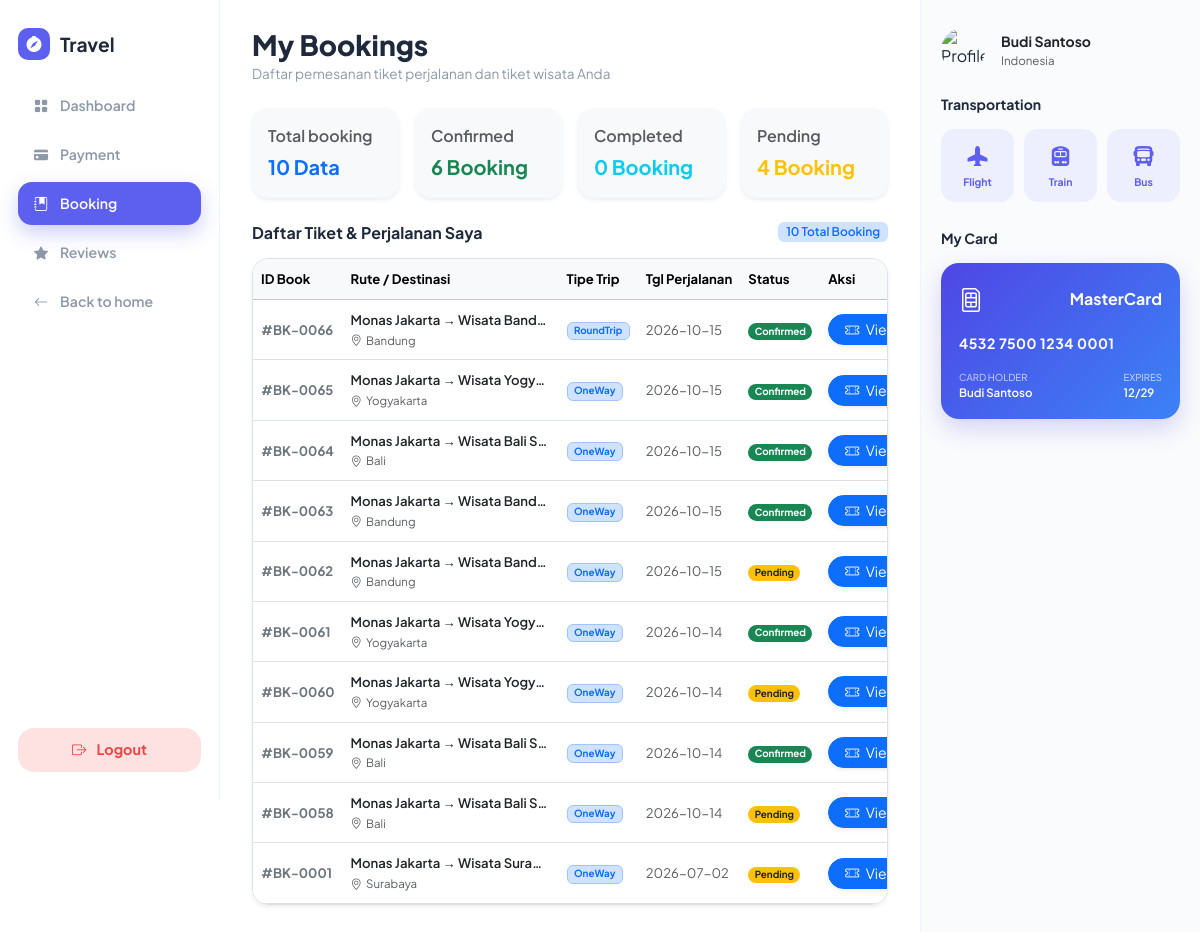
The app's page /bookingMenu.php with its own data.
### tables this page shows
CREATE TABLE IF NOT EXISTS `bookings` (
  `booking_id` int NOT NULL,
  `user_id` int DEFAULT NULL,
  `booking_date` varchar(50) DEFAULT NULL,
  `trip_type` varchar(50) DEFAULT NULL,
  `status` varchar(50) DEFAULT NULL,
  `transport_type` varchar(30) DEFAULT NULL,
  `travel_class` varchar(30) NOT NULL DEFAULT 'Economy',
  PRIMARY KEY (`booking_id`),
  KEY `user_id` (`user_id`),
  CONSTRAINT `bookings_ibfk_1` FOREIGN KEY (`user_id`) REFERENCES `users` (`user_id`)
);

CREATE TABLE IF NOT EXISTS `places` (
  `place_id` int NOT NULL,
  `name` varchar(255) DEFAULT NULL,
  `location` varchar(255) DEFAULT NULL,
  `category` varchar(100) DEFAULT NULL,
  `description` text,
  `price` varchar(50) DEFAULT NULL,
  `image_url` varchar(255) DEFAULT NULL,
  `latitude` decimal(10,8) DEFAULT NULL,
  `longitude` decimal(11,8) DEFAULT NULL,
  PRIMARY KEY (`place_id`)
);

CREATE TABLE IF NOT EXISTS `tripdetailspergi` (
  `trippergi_id` int NOT NULL,
  `booking_id` int DEFAULT NULL,
  `origin_id` int DEFAULT NULL,
  `destination_id` int DEFAULT NULL,
  `travel_date` varchar(50) DEFAULT NULL,
  `departure_date` varchar(50) DEFAULT NULL,
  PRIMARY KEY (`trippergi_id`),
  KEY `booking_id` (`booking_id`),
  KEY `origin_id` (`origin_id`),
  KEY `destination_id` (`destination_id`),
  CONSTRAINT `tripdetailspergi_ibfk_1` FOREIGN KEY (`booking_id`) REFERENCES `bookings` (`booking_id`),
  CONSTRAINT `tripdetailspergi_ibfk_2` FOREIGN KEY (`origin_id`) REFERENCES `places` (`place_id`),
  CONSTRAINT `tripdetailspergi_ibfk_3` FOREIGN KEY (`destination_id`) REFERENCES `places` (`place_id`)
);

CREATE TABLE IF NOT EXISTS `users` (
  `user_id` int NOT NULL,
  `name` varchar(255) DEFAULT NULL,
  `email` varchar(255) DEFAULT NULL,
  `password` varchar(255) DEFAULT NULL,
  `phone` varchar(50) DEFAULT NULL,
  `address` varchar(255) DEFAULT NULL,
  PRIMARY KEY (`user_id`)
);

CREATE TABLE IF NOT EXISTS `cards` (
  `card_id` int NOT NULL,
  `payment_id` int DEFAULT NULL,
  `card_type` varchar(50) DEFAULT NULL,
  `card_number` varchar(100) DEFAULT NULL,
  `card_holder_name` varchar(255) DEFAULT NULL,
  `expired_date` varchar(50) DEFAULT NULL,
  PRIMARY KEY (`card_id`),
  KEY `payment_id` (`payment_id`),
  CONSTRAINT `cards_ibfk_1` FOREIGN KEY (`payment_id`) REFERENCES `payments` (`payment_id`)
);

### bookingMenu.php (the view, shortened to what this page needs)
<?php
require_once 'koneksi.php';
$user_id = (int)($_SESSION['user_id'] ?? 1);
$query_user = "SELECT * FROM users WHERE user_id = $user_id LIMIT 1";
$res_user = $conn->query($query_user);
$user = $res_user ? $res_user->fetch_assoc() : ['name' => 'Budi Santoso', 'email' => 'budi@example.com'];
$limit = 10;
$page = isset($_GET['page']) ? (int)$_GET['page'] : 1;
$offset = ($page - 1) * $limit;
$query_total = "SELECT COUNT(*) AS total FROM bookings WHERE user_id = $user_id";
$res_total = $conn->query($query_total);
$total_rows = $res_total ? (int)$res_total->fetch_assoc()['total'] : 0;
$query_bookings = "
    SELECT
        b.booking_id, b.booking_date, b.trip_type,
        b.transport_type,
        b.travel_class,
        b.status AS booking_status,
        u.name AS booker_name, u.email AS booker_email, u.phone AS booker_phone, u.address AS booker_address,
        tp.trippergi_id, tp.travel_date AS pergi_travel_date, tp.departure_date AS pergi_dep_date,
        p_orig.name AS pergi_origin_name, p_orig.location AS pergi_origin_loc,
        p_dest.place_id AS dest_place_id, p_dest.name AS pergi_dest_name, p_dest.location AS pergi_dest_loc, p_dest.category AS dest_category, p_dest.description AS dest_desc, p_dest.price AS dest_price,
        tpu.trippulang_id, tpu.travel_date AS pulang_travel_date, tpu.departure_date AS pulang_dep_date, pu_orig.name AS pulang_origin_name, pu_dest.name AS pulang_dest_name,
        t.transaction_id, t.total_amount, t.payment_status,
        pm.payment_id, pm.payment_type, pm.payment_date, pm.status AS pay_status,
        c.card_type, c.card_number, c.card_holder_name, c.expired_date, cs.amount_received
    FROM bookings b
    JOIN users u ON b.user_id = u.user_id
    LEFT JOIN tripdetailspergi tp ON b.booking_id = tp.booking_id
    LEFT JOIN places p_orig ON tp.origin_id = p_orig.place_id
    LEFT JOIN places p_dest ON tp.destination_id = p_dest.place_id
    LEFT JOIN tripdetailspulang tpu ON b.booking_id = tpu.booking_id
    LEFT JOIN places pu_orig ON tpu.origin_id = pu_orig.place_id
    LEFT JOIN places pu_dest ON tpu.destination_id = pu_dest.place_id
    LEFT JOIN transactions t ON b.booking_id = t.booking_id
    LEFT JOIN payments pm ON t.transaction_id = pm.transaction_id
    LEFT JOIN cards c ON pm.payment_id = c.payment_id
    LEFT JOIN cashes cs ON pm.payment_id = cs.payment_id
    WHERE b.user_id = $user_id
    ORDER BY b.booking_id DESC
    LIMIT $limit OFFSET $offset
";
$res_bookings = $conn->query($query_bookings);
$query_stats = "SELECT
                    COUNT(*) AS total_booking,
                    COUNT(CASE WHEN status = 'Confirmed' THEN 1 END) AS total_confirmed,
                    COUNT(CASE WHEN status = 'Completed' THEN 1 END) AS total_completed,
                    COUNT(CASE WHEN status = 'Pending' THEN 1 END) AS total_pending
                FROM bookings WHERE user_id = $user_id";
$res_stats = $conn->query($query_stats);
$stats = $res_stats ? $res_stats->fetch_assoc() : [];
$query_card = "SELECT c.* FROM cards c JOIN payments pm ON c.payment_id = pm.payment_id JOIN transactions t ON pm.transaction_id = t.transaction_id JOIN bookings b ON t.booking_id = b.booking_id WHERE b.user_id = $user_id ORDER BY c.card_id ASC LIMIT 1";
$res_card = $conn->query($query_card);
$user_card = $res_card ? $res_card->fetch_assoc() : null;
$raw_card_number = $user_card['card_number'] ?? '4532750012340001';
$formatted_card_number = implode(' ', str_split($raw_card_number, 4));
?>
<!DOCTYPE html>
<html lang="id">
<head>
    <link href="https://cdn.jsdelivr.net/npm/bootstrap@5.3.3/dist/css/bootstrap.min.css" rel="stylesheet">
    <link href="https://cdn.jsdelivr.net/npm/bootstrap-icons@1.11.3/font/bootstrap-icons.min.css" rel="stylesheet">
    <link rel="stylesheet" href="css/index2-style.css">
</head>
<body>
<div class="dashboard-container">
    <aside class="sidebar-wrapper">
        <div class="brand-logo mb-0 mb-lg-4">
            <div class="brand-icon-box"><i class="bi bi-compass-fill"></i></div>
            <span class="fw-bold">Travel</span>
        </div>
        <nav class="nav-menu">
            <a href="index2.php" class="nav-link-custom">
                <i class="bi bi-grid-fill"></i> <span>Dashboard</span>
            </a>
            <a href="paymentMenu.php" class="nav-link-custom">
                <i class="bi bi-credit-card-fill"></i> <span>Payment</span>
            </a>
            <a href="bookingMenu.php" class="nav-link-custom active">
                <i class="bi bi-journal-bookmark-fill"></i> <span>Booking</span>
            </a>
            <a href="reviewsMenu.php" class="nav-link-custom">
                <i class="bi bi-star-fill"></i> <span>Reviews</span>
            </a>
            <a href="index.php" class="nav-link-custom">
                <i class="bi bi-arrow-left"></i> <span>Back to home</span>
            </a>
        </nav>
        <a href="logout.php" class="btn-logout mt-0 mt-lg-auto">
            <i class="bi bi-box-arrow-right"></i> <span>Logout</span>
        </a>
    </aside>
    <main class="main-wrapper">
        <header class="top-header">
            <div>
                <h1 class="welcome-title">My Bookings</h1>
                <p class="welcome-sub mb-0">Daftar pemesanan tiket perjalanan dan tiket wisata Anda</p>
            </div>
        </header>
        <div class="row g-3 mb-4">
            <div class="col-12 col-sm-3">
                <div class="p-3 bg-light rounded-4 shadow-sm border-0">
                    <div class="text-muted extra-small fw-semibold mb-1">Total booking</div>
                    <div class="fw-bold fs-5 text-primary"><?= $stats['total_booking'] ?? 0; ?> Data</div>
                </div>
            </div>
            <div class="col-12 col-sm-3">
                <div class="p-3 bg-light rounded-4 shadow-sm border-0">
                    <div class="text-muted extra-small fw-semibold mb-1">Confirmed</div>
                    <div class="fw-bold fs-5 text-success"><?= $stats['total_confirmed'] ?? 0; ?> Booking</div>
                </div>
            </div>
            <div class="col-12 col-sm-3">
                <div class="p-3 bg-light rounded-4 shadow-sm border-0">
                    <div class="text-muted extra-small fw-semibold mb-1">Completed</div>
                    <div class="fw-bold fs-5 text-info"><?= $stats['total_completed'] ?? 0; ?> Booking</div>
                </div>
            </div>
            <div class="col-12 col-sm-3">
                <div class="p-3 bg-light rounded-4 shadow-sm border-0">
                    <div class="text-muted extra-small fw-semibold mb-1">Pending</div>
                    <div class="fw-bold fs-5 text-warning"><?= $stats['total_pending'] ?? 0; ?> Booking</div>
                </div>
            </div>
        </div>
        <section>
            <div class="d-flex justify-content-between align-items-center mb-3">
                <h6 class="fw-bold mb-0">Daftar Tiket & Perjalanan Saya</h6>
                <span class="badge bg-primary-subtle text-primary fw-semibold"><?= $total_rows; ?> Total Booking</span>
            </div>
            <div class="table-responsive rounded-4 shadow-sm bg-white border">
                <table class="table table-hover table-custom align-middle mb-0">
                    <thead class="table-light">
                        <tr>
                            <th>ID Book</th>
                            <th>Rute / Destinasi</th>
                            <th>Tipe Trip</th>
                            <th>Tgl Perjalanan</th>
                            <th>Status</th>
                            <th>Aksi</th>
                        </tr>
                    </thead>
                    <tbody>
                        <?php if ($res_bookings && $res_bookings->num_rows > 0): ?>
                            <?php while ($b = $res_bookings->fetch_assoc()): ?>
                                <tr>
                                    <td class="fw-bold text-secondary">#BK-<?= str_pad($b['booking_id'], 4, '0', STR_PAD_LEFT); ?></td>
                                    <td class="fw-semibold text-dark">
                                        <div class="text-truncate" style="max-width: 200px;"><?= htmlspecialchars($b['pergi_origin_name'] ?? 'Origin'); ?> &rarr; <?= htmlspecialchars($b['pergi_dest_name'] ?? 'Destination'); ?></div>
                                        <small class="text-muted fw-normal"><i class="bi bi-geo-alt me-1"></i><?= htmlspecialchars($b['pergi_dest_loc'] ?? 'Indonesia'); ?></small>
                                    </td>
                                    <td>
                                        <span class="badge bg-primary-subtle text-primary border border-primary-subtle">
                                            <?= htmlspecialchars($b['trip_type']); ?>
                                        </span>
                                    </td>
                                    <td class="text-muted">
                                        <?= htmlspecialchars($b['pergi_travel_date'] ?? $b['booking_date']); ?>
                                    </td>
                                    <td>
                                        <?php
                                        $status = $b['booking_status'];
                                        $badge_class = 'bg-warning text-dark';
                                        if ($status === 'Completed' || $status === 'Confirmed') $badge_class = 'bg-success text-white';
                                        ?>
                                        <span class="badge rounded-pill <?= $badge_class; ?>"><?= htmlspecialchars($status); ?></span>
                                    </td>
                                    <td>
                                        <button class="btn btn-sm btn-primary rounded-pill px-3 shadow-sm" data-bs-toggle="modal" data-bs-target="#ticketModal<?= $b['booking_id']; ?>">
                                            <i class="bi bi-ticket-perforated me-1"></i> View Ticket
                                        </button>
                                    </td>
                                </tr>
                            <?php endwhile; ?>
                        <?php else: ?>
                            <tr>
                                <td colspan="6" class="text-center py-4 text-muted">Belum ada riwayat booking untuk akun Anda.</td>
                            </tr>
                        <?php endif; ?>
                    </tbody>
                </table>
            </div>
        </section>
    </main>
    <aside class="right-panel">
        <div class="d-flex align-items-center gap-3 mb-4">
            <img src="https://images.unsplash.com/photo-1534528741775-53994a69daeb?auto=format&fit=crop&w=100&q=80" class="rounded-circle" width="44" height="44" style="object-fit:cover;" alt="Profile">
            <div>
                <div class="fw-bold text-dark small"><?= htmlspecialchars($user['name']); ?></div>
                <div class="text-muted extra-small" style="font-size:0.72rem;">Indonesia</div>
            </div>
        </div>
        <h6 class="fw-bold mb-3 small">Transportation</h6>
        <div class="transport-grid">
            <div class="transport-box" title="Pesawat"><i class="bi bi-airplane-fill"></i><span>Flight</span></div>
            <div class="transport-box" title="Kereta Api"><i class="bi bi-train-front-fill"></i><span>Train</span></div>
            <div class="transport-box" title="Bus"><i class="bi bi-bus-front-fill"></i><span>Bus</span></div>
        </div>
        <h6 class="fw-bold mb-3 small">My Card</h6>
        <div class="credit-card-widget">
            <div class="d-flex justify-content-between align-items-center mb-3">
                <i class="bi bi-sim fs-4"></i>
                <span class="fw-bold extra-small"><?= htmlspecialchars($user_card['card_type'] ?? 'MasterCard'); ?></span>
            </div>
            <div class="card-number-text"><?= htmlspecialchars($formatted_card_number); ?></div>
            <div class="d-flex justify-content-between align-items-end">
                <div>
                    <div class="extra-small opacity-75" style="font-size:0.6rem;">CARD HOLDER</div>
                    <div class="fw-semibold extra-small text-truncate" style="max-width: 110px; font-size:0.72rem;"><?= htmlspecialchars($user_card['card_holder_name'] ?? $user['name']); ?></div>
                </div>
                <div>
                    <div class="extra-small opacity-75" style="font-size:0.6rem;">EXPIRES</div>
                    <div class="fw-semibold extra-small" style="font-size:0.72rem;"><?= htmlspecialchars($user_card['expired_date'] ?? '12/29'); ?></div>
                </div>
            </div>
        </div>
    </aside>
</div>
</body>
</html>

### records on screen
bookings: booking_id "0066", places.name "Monas Jakarta", places.name "Wisata Band…", places.location "Bandung", trip_type "RoundTrip", tripdetailspergi.travel_date "2026-10-15", status "Confirmed"
bookings: booking_id "0065", places.name "Monas Jakarta", places.name "Wisata Yogy…", places.location "Yogyakarta", trip_type "OneWay", tripdetailspergi.travel_date "2026-10-15", status "Confirmed"
bookings: booking_id "0064", places.name "Monas Jakarta", places.name "Wisata Bali S…", places.location "Bali", trip_type "OneWay", tripdetailspergi.travel_date "2026-10-15", status "Confirmed"
bookings: booking_id "0063", places.name "Monas Jakarta", places.name "Wisata Band…", places.location "Bandung", trip_type "OneWay", tripdetailspergi.travel_date "2026-10-15", status "Confirmed"
bookings: booking_id "0062", places.name "Monas Jakarta", places.name "Wisata Band…", places.location "Bandung", trip_type "OneWay", tripdetailspergi.travel_date "2026-10-15", status "Pending"
bookings: booking_id "0061", places.name "Monas Jakarta", places.name "Wisata Yogy…", places.location "Yogyakarta", trip_type "OneWay", tripdetailspergi.travel_date "2026-10-14", status "Confirmed"
bookings: booking_id "0060", places.name "Monas Jakarta", places.name "Wisata Yogy…", places.location "Yogyakarta", trip_type "OneWay", tripdetailspergi.travel_date "2026-10-14", status "Pending"
bookings: booking_id "0059", places.name "Monas Jakarta", places.name "Wisata Bali S…", places.location "Bali", trip_type "OneWay", tripdetailspergi.travel_date "2026-10-14", status "Confirmed"
bookings: booking_id "0058", places.name "Monas Jakarta", places.name "Wisata Bali S…", places.location "Bali", trip_type "OneWay", tripdetailspergi.travel_date "2026-10-14", status "Pending"
bookings: booking_id "0001", places.name "Monas Jakarta", places.name "Wisata Sura…", places.location "Surabaya", trip_type "OneWay", tripdetailspergi.travel_date "2026-07-02", status "Pending"
users: name "Budi Santoso"
cards: card_type "MasterCard", card_number "4532 7500 1234 0001", card_holder_name "Budi Santoso", expired_date "12/29"

### other values on screen
$stats['total_booking'] "10"
$stats['total_confirmed'] "6"
$stats['total_completed'] "0"
$stats['total_pending'] "4"
$total_rows "10"
